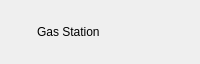
<?xml version="1.0" encoding="UTF-8"?>
<ui version="4.0">
 <class>ShellHeader</class>
 <widget class="QWidget" name="ShellHeader">
  <property name="minimumSize"><size><width>0</width><height>64</height></size></property>
  <property name="maximumSize"><size><width>16777215</width><height>64</height></size></property>
  <layout class="QHBoxLayout" name="headerLayout">
   <property name="leftMargin"><number>16</number></property>
   <property name="topMargin"><number>4</number></property>
   <property name="rightMargin"><number>20</number></property>
   <property name="bottomMargin"><number>4</number></property>
   <property name="spacing"><number>14</number></property>
   <item>
    <widget class="QLabel" name="logoLabel">
    </widget>
   </item>
   <item>
    <widget class="QLabel" name="companyName">
     <property name="text"><string>Gas Station</string></property>
    </widget>
   </item>
   <item>
    <spacer name="spacer3">
     <property name="orientation"><enum>Qt::Horizontal</enum></property>
     <property name="sizeType"><enum>QSizePolicy::Expanding</enum></property>
     <property name="sizeHint" stdset="0"><size><width>20</width><height>40</height></size></property>
    </spacer>
   </item>
   <item>
    <layout class="QVBoxLayout" name="cashierLayout">
     <property name="spacing"><number>0</number></property>
     <item>
      <widget class="QLabel" name="cashierLabel">
       <property name="alignment"><set>Qt::AlignRight|Qt::AlignVCenter</set></property>
      </widget>
     </item>
     <item>
      <widget class="QLabel" name="headerClock">
       <property name="alignment"><set>Qt::AlignRight|Qt::AlignVCenter</set></property>
      </widget>
     </item>
    </layout>
   </item>
  </layout>
 </widget>
 <resources/>
 <connections/>
</ui>
